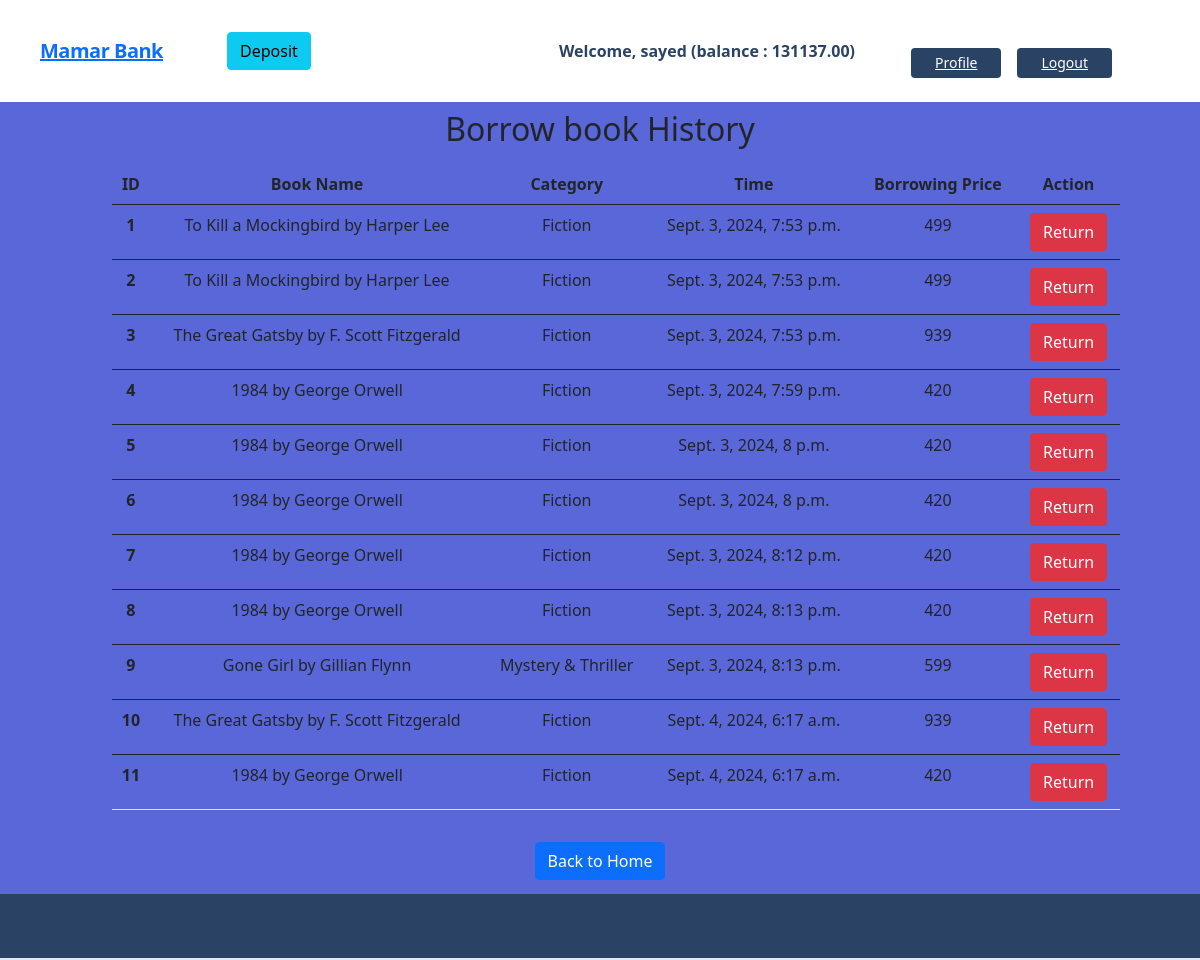
Page /book/profile_history/ (signed in) on the committed database.
### accounts/models.py (models this page shows, shortened)
class UserBankAccount(models.Model):
    user = models.OneToOneField(User, related_name='account', on_delete=models.CASCADE)
    account_type = models.CharField(max_length=10, choices=ACCOUNT_TYPE)
    account_no = models.IntegerField(unique=True)
    birth_date = models.DateField(null=True, blank=True)
    gender = models.CharField(max_length=10, choices=GENDER_TYPE)
    initial_deposite_date = models.DateField(auto_now_add=True)
    balance = models.DecimalField(default=0, max_digits=12, decimal_places=2)

### book/models.py (models this page shows, shortened)
class PurchaseHistory(models.Model):
    user = models.ForeignKey(User, related_name='purchase_history', on_delete=models.CASCADE)
    book = models.CharField(max_length=50)
    category_name = models.CharField(max_length=50)
    price = models.IntegerField()
    purchased_on = models.DateTimeField(auto_now_add=True)

### book/views.py (the view)
# urls.py: path('profile_history/', views.profile_history, name='profile_history'),
@login_required
def profile_history(request):
    purchases = PurchaseHistory.objects.filter(user=request.user)
    return render(request, 'profile_history.html', {'purchases': purchases})

### book/templates/profile_history.html (shortened to what this page needs)
{% extends "base.html" %}
{% block content %}
<div class="text-center m-2">
    <h2 >Borrow book History</h2>
    <table class="table m-3">
        <thead>
          <tr>
            <th scope="col">ID</th>
            <th scope="col">Book Name</th>
            <th scope="col">Category</th>
            <th scope="col">Time</th>
            <th scope="col">Borrowing Price</th>
            <th scope="col">Action</th>
          </tr>
        </thead>
        {% for alb in purchases %}
        <tbody>
            <tr>
              <th scope="row">{{alb.pk}}</th>
              <td>{{alb.book}}</td>
              <td>{{alb.category_name}}</td>
              <td>{{alb.purchased_on}}</td>
              <td>{{alb.price}}</td>
              <td><button class="btn btn-danger">Return</button></td>
            </tr>
        </tbody>
        {% endfor %}
      </table>
      <a href="{% url 'homepage' %}" class="btn btn-primary mt-3 mb-5">Back to Home</a>
      <br><br>
</div>
{% endblock  %}

### core/templates/navbar.html (shortened to what this page needs)
<nav class="flex items-center justify-between flex-wrap bg-white p-6 px-10">
    <div class="flex items-center flex-shrink-0 text-white mr-6">
        <span class="font-semibold text-xl tracking-tight text-blue-900"><a href="/">Mamar Bank</a></span>
    </div>
    <div class="w-full block flex-grow lg:flex lg:items-center lg:w-auto px-10">
        {% if request.user.is_authenticated %}
            <div class="text-md lg:flex-grow">
                <a href="{% url 'deposit_money' %}" class="btn btn-info">
                    Deposit
                </a>
            </div>
            <div class="flex w-auto">
                <div class="text-blue-900 my-auto font-black px-5">Welcome, {{ request.user.first_name }} (balance : {{request.user.account.balance}}) </div>
                <a href="{% url 'profile' %}" class="mx-2 inline-block font-medium text-sm px-4 py-2 leading-none bg-blue-900 rounded text-white border-white hover:border-transparent hover:text-dark hover:bg-red-700 mt-4 lg:mt-0">Profile</a>
                <a href="{% url 'logout' %}" class="mx-2 inline-block font-medium text-sm px-4 py-2 leading-none bg-blue-900 rounded text-white border-white hover:border-transparent hover:text-dark hover:bg-red-700 mt-4 lg:mt-0">Logout</a>
            </div>
        {% endif %}
    </div>
</nav>

### rows in the picture
PurchaseHistory: pk "1", book "To Kill a Mockingbird by Harper Lee", category_name "Fiction", purchased_on "Sept. 3, 2024, 7:53 p.m.", price "499"
PurchaseHistory: pk "2", book "To Kill a Mockingbird by Harper Lee", category_name "Fiction", purchased_on "Sept. 3, 2024, 7:53 p.m.", price "499"
PurchaseHistory: pk "3", book "The Great Gatsby by F. Scott Fitzgerald", category_name "Fiction", purchased_on "Sept. 3, 2024, 7:53 p.m.", price "939"
PurchaseHistory: pk "4", book "1984 by George Orwell", category_name "Fiction", purchased_on "Sept. 3, 2024, 7:59 p.m.", price "420"
PurchaseHistory: pk "5", book "1984 by George Orwell", category_name "Fiction", purchased_on "Sept. 3, 2024, 8 p.m.", price "420"
PurchaseHistory: pk "6", book "1984 by George Orwell", category_name "Fiction", purchased_on "Sept. 3, 2024, 8 p.m.", price "420"
PurchaseHistory: pk "7", book "1984 by George Orwell", category_name "Fiction", purchased_on "Sept. 3, 2024, 8:12 p.m.", price "420"
PurchaseHistory: pk "8", book "1984 by George Orwell", category_name "Fiction", purchased_on "Sept. 3, 2024, 8:13 p.m.", price "420"
PurchaseHistory: pk "9", book "Gone Girl by Gillian Flynn", category_name "Mystery & Thriller", purchased_on "Sept. 3, 2024, 8:13 p.m.", price "599"
PurchaseHistory: pk "10", book "The Great Gatsby by F. Scott Fitzgerald", category_name "Fiction", purchased_on "Sept. 4, 2024, 6:17 a.m.", price "939"
PurchaseHistory: pk "11", book "1984 by George Orwell", category_name "Fiction", purchased_on "Sept. 4, 2024, 6:17 a.m.", price "420"

### other values in the picture
{{ request.user.first_name }} "sayed"
{{ request.user.account.balance }} "131137.00"
